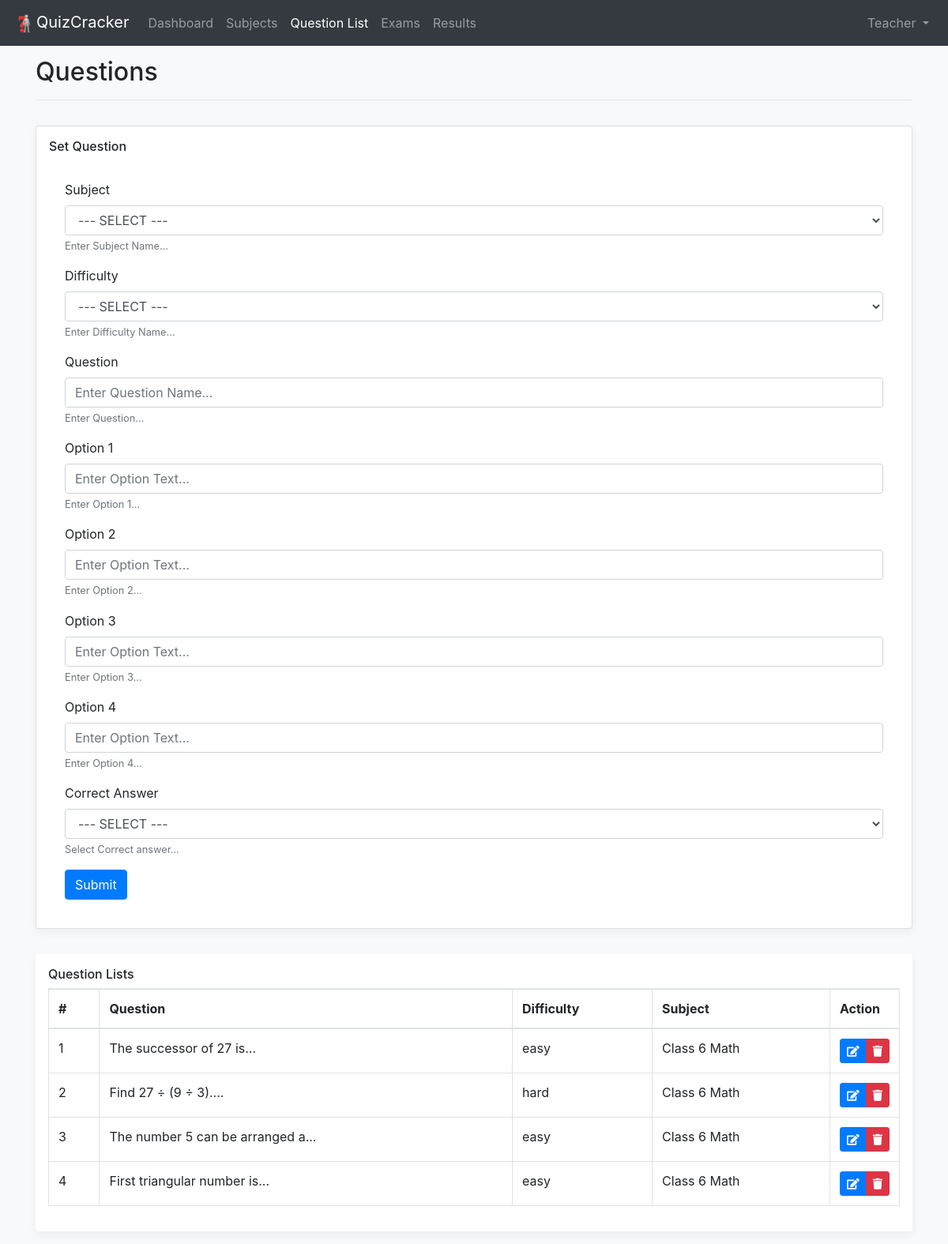
The app's page /teacher/questions (signed in) with its own data.
### teacher/models.py (models this page shows)
class Question(models.Model):
    question_text = models.TextField()
    subject = models.ForeignKey('teacher.Subject', on_delete=models.CASCADE)
    difficulty = models.CharField(max_length=15)
    correct_option = models.ForeignKey('Option', on_delete=models.SET_NULL, related_name='correct_ans', null=True)
    test = models.ForeignKey('Test', on_delete=models.CASCADE, null=True)
    def __str__(self):
        return self.question_text[:30] + '...'

class Subject(models.Model):
    subject_name = models.CharField(max_length=100)

### teacher/views.py (the view, shortened to what this page needs)
# urls.py: path('questions', views.set_questions_tch, name='set_questions_tch'),
@login_required
@user_passes_test(lambda u: u.is_staff)
def set_questions_tch(request):
    if request.method != 'POST':
        subjects = Subject.objects.all()
        questions = Question.objects.all()
        return render(request, 'teacher-questions.html', context={
            'subjects': subjects,
            'questions': questions
        })

### templates/teacher-questions.html (shortened to what this page needs)
{% load static %}
<!DOCTYPE html>
<html lang="en">
<head>
	<link rel="stylesheet" href="https://maxcdn.bootstrapcdn.com/bootstrap/4.5.2/css/bootstrap.min.css">
    <link rel="stylesheet" href="https://pro.fontawesome.com/releases/v5.10.0/css/all.css"/>
    <link rel="stylesheet" href="{% static 'assets/css/offcanvas.css' %}">
<link rel="stylesheet" href="https://cdn.jsdelivr.net/npm/sweetalert2@10.15.5/dist/sweetalert2.min.css">
</head>
<body class="bg-light">
	<nav class="navbar navbar-expand-md fixed-top navbar-dark bg-dark">
      <a class="navbar-brand" href="#">
      	<img src="{% static 'assets/images/logo.png' %}" alt="QuizCracker" height="30px">QuizCracker
      </a>
      <div class="navbar-collapse offcanvas-collapse" id="navbarsExampleDefault">
        <ul class="navbar-nav mr-auto">
          <li class="nav-item">
            <a class="nav-link" href="{% url 'teacher_dashboard' %}">Dashboard <span class="sr-only">(current)</span></a>
          </li>
          <li class="nav-item">
            <a class="nav-link" href="{% url 'set_subjects_tch' %}">Subjects</a>
          </li>
          <li class="nav-item active">
            <a class="nav-link" href="{% url 'set_questions_tch' %}">
              Question List
            </a>
          </li>
          <li class="nav-item">
            <a class="nav-link" href="{% url 'set_exam_tch' %}">
              Exams
            </a>
          </li>
          <li class="nav-item">
            <a class="nav-link" href="{% url 'view_result_tch' %}">
              Results
            </a>
          </li>
        </ul>
        <ul class="navbar-nav">
                <li class="nav-item dropdown">
                    <a class="nav-link dropdown-toggle" href="#" id="navbarDropdownMenuLink" data-toggle="dropdown" aria-haspopup="true" aria-expanded="false">
                      Teacher
                    </a>
                </li>
            </ul>
      </div>
    </nav>
    <main role="main" class="container">
      <div class="d-flex justify-content-between my-3 flex-wrap flex-md-nowrap align-items-center pb-2 mb-3 border-bottom">
        <h1 class="h2">
        	Questions
        </h1>
        <br>
      </div>
        <div class="row">
          <div class="col-md-12">
            <div class="card p-3 my-3 rounded box-shadow">
              <h6 class="card-title">Set Question</h6>
              <div class="card-body">
                <form method="post">
                  <div class="form-group">
                    <label for="subject_name">Subject</label>
                    <select class="form-control" id="subject_name" name="subject_name" aria-describedby="subject" placeholder="Enter Subject Name..." required="">
                    	<option value="">--- SELECT ---</option>
                    </select>
                    <small id="subject" class="form-text text-muted">Enter Subject Name...</small>
                  </div>
                  <div class="form-group">
                    <label for="difficulty">Difficulty</label>
                    <select class="form-control" id="difficulty" name="difficulty" aria-describedby="difficulty_text" placeholder="Enter Difficulty..." required="">
                    	<option value="">--- SELECT ---</option>
                    </select>
                    <small id="difficulty_text" class="form-text text-muted">Enter Difficulty Name...</small>
                  </div>
                  <div class="form-group">
                    <label for="question_name">Question</label>
                    <input type="text" class="form-control" id="question_name" name="question_name" aria-describedby="question" placeholder="Enter Question Name..." maxlength="150" required="">
                    <small id="question" class="form-text text-muted">Enter Question...</small>
                  </div>
                  <div class="form-group">
                    <label for="option_1">Option 1</label>
                    <input type="text" class="form-control" id="option_1" name="option_1" aria-describedby="question" placeholder="Enter Option Text..." required="">
                    <small id="question" class="form-text text-muted">Enter Option 1...</small>
                  </div>
                  <div class="form-group">
                    <label for="option_2">Option 2</label>
                    <input type="text" class="form-control" id="option_2" name="option_2" aria-describedby="question" placeholder="Enter Option Text...">
                    <small id="question" class="form-text text-muted">Enter Option 2...</small>
                  </div>
                  <div class="form-group">
                    <label for="option_3">Option 3</label>
                    <input type="text" class="form-control" id="option_3" name="option_3" aria-describedby="question" placeholder="Enter Option Text...">
                    <small id="question" class="form-text text-muted">Enter Option 3...</small>
                  </div>
                  <div class="form-group">
                    <label for="option_4">Option 4</label>
                    <input type="text" class="form-control" id="option_4" name="option_4" aria-describedby="question" placeholder="Enter Option Text...">
                    <small id="question" class="form-text text-muted">Enter Option 4...</small>
                  </div>
                  <div class="form-group">
                    <label for="correct_ans">Correct Answer</label>
                    <select type="text" class="form-control" id="correct_ans" name="correct_ans" aria-describedby="question" placeholder="Enter Option Text..." required>
                        <option value="">--- SELECT ---</option>
                    </select>
                    <small id="question" class="form-text text-muted">Select Correct answer...</small>
                  </div>
                  <button type="submit" class="btn btn-primary">Submit</button>
                </form>
              </div>
            </div>
          </div>
        </div>
        <div class="my-3 p-3 bg-white rounded box-shadow">
	        <h6 class="border-bottom border-gray pb-2 mb-0">Question Lists</h6>
	        <div class="table-responsive">
	        	<table class="table table-bordered">
	        		<thead>
	        			<tr>
	        				<th>#</th>
	        				<th>Question</th>
	        				<th>Difficulty</th>
	        				<th>Subject</th>
	        				<th style="width: 8%;">Action</th>
	        			</tr>
	        		</thead>
	        		<tbody>
	        			{% for question in questions %}
                            <tr>
                                <td>{{ forloop.counter }}</td>
                                <td>{{ question }}</td>
                                <td>{{ question.difficulty }}</td>
                                <td>{{ question.subject.subject_name }}</td>
                                <td>
                                    <div class="btn-group" role="group" aria-label="Basic example">
                                        <a role="button" href="{% url 'edit_questions_tch' question.id %}" class="btn btn-primary btn-sm"><i class="fa fa-edit"></i></a>
                                        <a role="button" href="{% url 'delete_question' question.id %}" class="btn btn-danger btn-sm"><i class="fa fa-trash"></i></a>
                                    </div>
                                </td>
                            </tr>
	        			{% endfor %}
	        		</tbody>
	        	</table>
	        </div>
    	</div>
    </main>
</body>
</html>

### static_cdn/assets/css/offcanvas.css (style rules this page uses)
html, body { overflow-x: hidden; }
body { padding-top: 56px; }
.border-bottom { border-bottom: 1px solid #e5e5e5; }
.box-shadow { box-shadow: 0 .25rem .75rem rgba(0, 0, 0, .05); }

### records on screen
Question: question_text "The successor of 27 is...", difficulty "easy", subject.subject_name "Class 6 Math"
Question: question_text "Find 27 ÷ (9 ÷ 3)....", difficulty "hard", subject.subject_name "Class 6 Math"
Question: question_text "The number 5 can be arranged a...", difficulty "easy", subject.subject_name "Class 6 Math"
Question: question_text "First triangular number is...", difficulty "easy", subject.subject_name "Class 6 Math"
